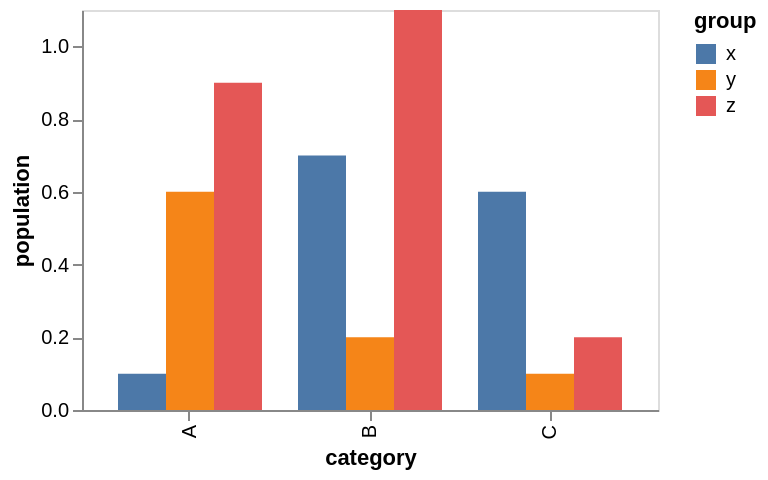

Vega-Lite specification for this chart:
### Vega specification from a JSON file in a GitHub repository (floating-point values rounded to 4 significant figures)
{"$schema": "https://vega.github.io/schema/vega/v5.json", "background": "white", "padding": 5, "height": 200, "style": "cell", "data": [{"name": "source_0", "values": [{"category": "A", "group": "x", "value": 0.1}, {"category": "A", "group": "y", "value": 0.6}, {"category": "A", "group": "z", "value": 0.9}, {"category": "B", "group": "x", "value": 0.7}, {"category": "B", "group": "y", "value": 0.2}, {"category": "B", "group": "z", "value": 1.1}, {"category": "C", "group": "x", "value": 0.6}, {"category": "C", "group": "y", "value": 0.1}, {"category": "C", "group": "z", "value": 0.2}]}, {"name": "data_0", "source": "source_0", "transform": [{"type": "stack", "groupby": ["category", "group"], "field": "value", "sort": {"field": [], "order": []}, "as": ["value_start", "value_end"], "offset": "zero"}, {"type": "filter", "expr": "isValid(datum[\"value\"]) && isFinite(+datum[\"value\"])"}]}], "signals": [{"name": "x_step", "update": "24 * bandspace(domain('xOffset').length, 0, 0) / (1-0.2)"}, {"name": "width", "update": "bandspace(domain('x').length, 0.2, 0.2) * x_step"}], "marks": [{"name": "marks", "type": "rect", "style": ["bar"], "from": {"data": "data_0"}, "encode": {"update": {"fill": {"scale": "color", "field": "group"}, "ariaRoleDescription": {"value": "bar"}, "description": {"signal": "\"category: \" + (isValid(datum[\"category\"]) ? datum[\"category\"] : \"\"+datum[\"category\"]) + \"; value: \" + (format(datum[\"value\"], \"\")) + \"; group: \" + (isValid(datum[\"group\"]) ? datum[\"group\"] : \"\"+datum[\"group\"])"}, "xc": {"scale": "x", "field": "category", "offset": {"scale": "xOffset", "field": "group", "band": 0.5}}, "width": {"signal": "max(0.25, bandwidth('xOffset'))"}, "y": {"scale": "y", "field": "value_end"}, "y2": {"scale": "y", "field": "value_start"}}}}], "scales": [{"name": "x", "type": "band", "domain": {"data": "data_0", "field": "category", "sort": true}, "range": {"step": {"signal": "x_step"}}, "paddingInner": 0.2, "paddingOuter": 0.2}, {"name": "y", "type": "linear", "domain": {"data": "data_0", "fields": ["value_start", "value_end"]}, "range": [{"signal": "height"}, 0], "nice": true, "zero": true}, {"name": "xOffset", "type": "band", "domain": {"data": "data_0", "field": "group", "sort": true}, "range": {"step": 24}}, {"name": "color", "type": "ordinal", "domain": {"data": "data_0", "field": "group", "sort": true}, "range": "category"}], "axes": [{"scale": "x", "orient": "bottom", "grid": false, "title": "category", "labelAlign": "right", "labelAngle": 270, "labelBaseline": "middle", "zindex": 0}, {"scale": "y", "orient": "left", "grid": false, "title": "population", "labelOverlap": true, "tickCount": {"signal": "ceil(height/40)"}, "zindex": 0}], "legends": [{"fill": "color", "symbolType": "square", "title": "group"}]}
